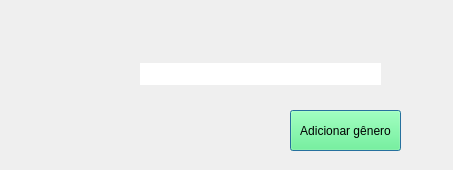
<?xml version="1.0" encoding="UTF-8"?>
<ui version="4.0">
 <class>Dialog</class>
 <widget class="QDialog" name="Dialog">
  <property name="geometry">
   <rect>
    <x>0</x>
    <y>0</y>
    <width>453</width>
    <height>170</height>
   </rect>
  </property>
  <property name="windowTitle">
   <string>Inserir gênero</string>
  </property>
  <widget class="QPushButton" name="pushButton_adicionargenero">
   <property name="geometry">
    <rect>
     <x>290</x>
     <y>110</y>
     <width>111</width>
     <height>41</height>
    </rect>
   </property>
   <property name="styleSheet">
    <string notr="true">background-color: rgb(85, 255, 127);</string>
   </property>
   <property name="text">
    <string>Adicionar gênero</string>
   </property>
  </widget>
  <widget class="QLabel" name="label">
   <property name="geometry">
    <rect>
     <x>0</x>
     <y>0</y>
     <width>461</width>
     <height>171</height>
    </rect>
   </property>
   <property name="text">
    <string/>
   </property>
   <property name="pixmap">
    <pixmap>icons/adicionar_genero.png</pixmap>
   </property>
  </widget>
  <widget class="QLineEdit" name="lineEdit_genero">
   <property name="geometry">
    <rect>
     <x>140</x>
     <y>63</y>
     <width>241</width>
     <height>22</height>
    </rect>
   </property>
   <property name="font">
    <font>
     <family>Arial</family>
     <pointsize>10</pointsize>
    </font>
   </property>
   <property name="frame">
    <bool>false</bool>
   </property>
  </widget>
  <zorder>label</zorder>
  <zorder>pushButton_adicionargenero</zorder>
  <zorder>lineEdit_genero</zorder>
 </widget>
 <resources/>
 <connections/>
</ui>
